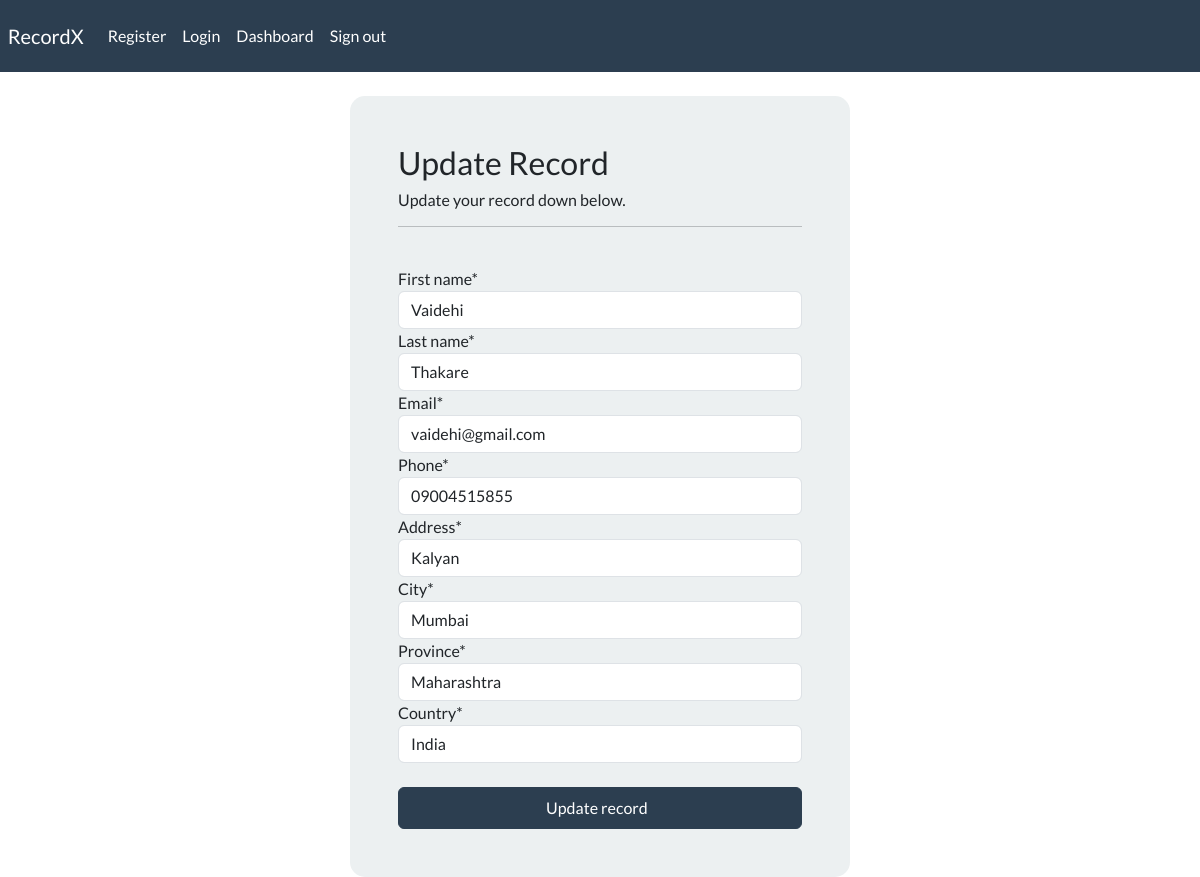
/update/1 (signed in), run on the app's committed database.
### myapp/models.py (models this page shows, shortened)
class Record(models.Model):
    creation_date = models.DateTimeField(auto_now_add=True)
    first_name = models.CharField(max_length=100)
    last_name = models.CharField(max_length=100)
    email = models.CharField(max_length=255)
    phone = models.CharField(max_length=20)
    address = models.CharField(max_length=300)
    city = models.CharField(max_length=255)
    province = models.CharField(max_length=200)
    country = models.CharField(max_length=125)
    objects = models.Manager()

### myapp/views.py (the view)
# urls.py: path('update/<int:pk>', views.update, name='update'),
@login_required(login_url='login')
def update(request, pk):
    record = Record.objects.get(id=pk)
    form = UpdateRecordForm(instance=record)
    if request.method == 'POST':
        form = UpdateRecordForm(request.POST, instance=record)
        if form.is_valid():
            form.save()
            return redirect("dashboard")
    context = {'form':form}
    return render(request, 'myapp/update.html', context=context)

### myapp/forms.py
class UpdateRecordForm(forms.ModelForm):
    class Meta:
        model = Record
        fields = ['first_name', 'last_name', 'email', 'phone', 'address', 'city', 'province', 'country']

### myapp/templates/myapp/update.html (shortened to what this page needs)
{% extends 'myapp/base.html' %}
{% load crispy_forms_tags %}
{% block content %}
    <body>
        <div class="container bg-light shadow-md p-5 form-layout">
            <h3> Update Record </h3>
            <h6> Update your record down below. </h6>
            <hr>
            <br>
            <form method="POST" autocomplete="off">
                {{form|crispy}}
                <br>
                <button type="submit" class="btn btn-primary w-100 btn-block p-2"> Update record &nbsp;  </button>
            </form>
        </div>
    </body>
{% endblock %}

### static/css/styles.css (style rules this page uses)
.form-layout { border-radius: 15px; width: 500px; }

### data on the page
Record: first_name "Vaidehi", last_name "Thakare", email "vaidehi@gmail.com", phone "09004515855", address "Kalyan", city "Mumbai", province "Maharashtra", country "India"
